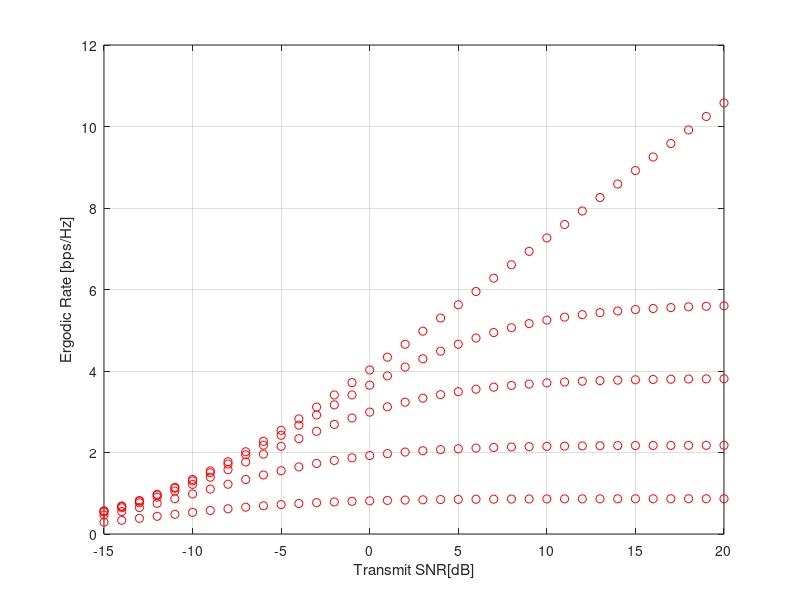

This chart was generated by the following MATLAB code:
close all; clear; clc;

%% 실험환경
% under fixed number of transmit and receive antennas at 32, 8
% Calculate analatical value of Transmit SNR vs. Ergodic rate

%% 파라미터 설정
T_SNR_dB=-15:1:20; %SNR 범위 설정
T_SNR=10.^(T_SNR_dB/10); %linear 스케일 SNR설정
nT=32; nR=8; %MIMO Scale 지정
q_gain=0;
R = zeros(5,length(T_SNR_dB)); % Analatic Capacity 정보 담을 행렬 지정 (안테나 경우*SNR 범위)
weibull_sum_parameter=load('weibull_sum_parameter.mat').weibull_sum_mu_k;
weibull_sum_parameter=weibull_sum_parameter(:,3);
G=@(z) exp(-z).*(z.^nR).*(gammainc(z,nR).^(nT-1));
G_q=@(z) (2*gamma(nR+1)/gamma(weibull_sum_parameter(1)+1/weibull_sum_parameter(2))).*exp(-z).* ...
    (z.^(weibull_sum_parameter(1)+1/weibull_sum_parameter(2)-1)).*(gammainc(z, weibull_sum_parameter(1)).^(nT-1));

%% Quantization bit 지정, b에 따른 상수 지정, b infty인 경우 근사식 이용
for Qcase=1:5
    if Qcase==1, q_gain=0.6364; beta=0.3636; 
    elseif Qcase==2, q_gain=0.8825; beta=0.1175; 
    elseif Qcase==3, q_gain=0.96546; beta=0.03454;
    elseif Qcase==4, q_gain=0.990503; beta=0.009497;
    else q_gain=1; beta=0; 
    end
  
    for p=1:length(T_SNR)
        num_func=@(z) exp(-z).*(z.^(nR+1)).*(gammainc(z,nR).^(nT-1));
        numerator=T_SNR(p)*(1-beta)*integral(num_func, 0, Inf);
        denominator=integral(G, 0, Inf)+T_SNR(p)*beta*integral(G_q, 0, Inf);
        R(Qcase,p)=log2(1+numerator/denominator);
    end
end
save('Fig_1a_analatic.mat','R');

plot(T_SNR_dB,R(1,:),'ro', T_SNR_dB,R(2,:),'ro', T_SNR_dB,R(3,:),'ro');
hold on, grid on,
plot(T_SNR_dB,R(4,:),'ro', T_SNR_dB, R(5,:),'ro');
xlabel('Transmit SNR[dB]'); ylabel('Ergodic Rate [bps/Hz]');